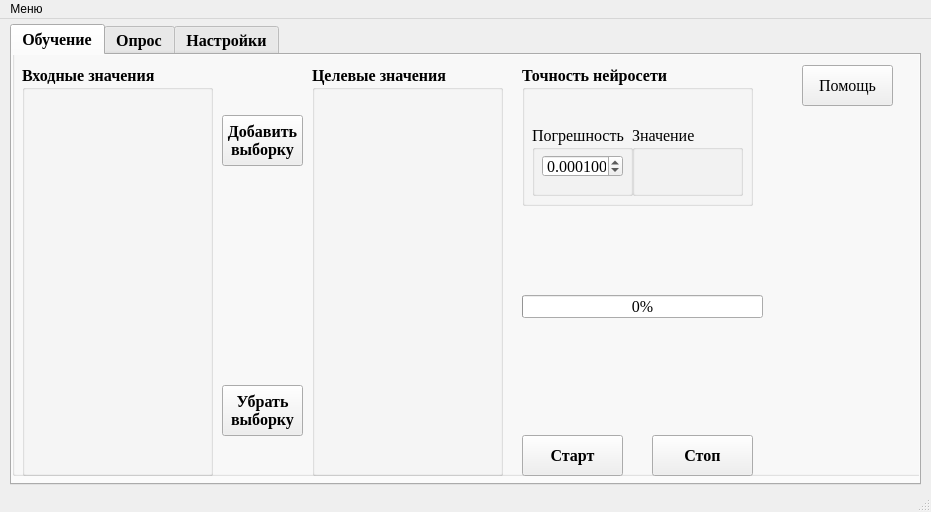
<?xml version="1.0" encoding="UTF-8"?>
<ui version="4.0">
 <class>MainWindow</class>
 <widget class="QMainWindow" name="MainWindow">
  <property name="geometry">
   <rect>
    <x>0</x>
    <y>0</y>
    <width>931</width>
    <height>512</height>
   </rect>
  </property>
  <property name="maximumSize">
   <size>
    <width>1920</width>
    <height>1080</height>
   </size>
  </property>
  <property name="sizeIncrement">
   <size>
    <width>5</width>
    <height>5</height>
   </size>
  </property>
  <property name="windowTitle">
   <string>NeuralNetwork</string>
  </property>
  <property name="windowIcon">
   <iconset>
    <normaloff>resources/icon.png</normaloff>resources/icon.png</iconset>
  </property>
  <property name="styleSheet">
   <string notr="true"/>
  </property>
  <property name="toolButtonStyle">
   <enum>Qt::ToolButtonTextUnderIcon</enum>
  </property>
  <widget class="QWidget" name="centralwidget">
   <widget class="QWidget" name="gridLayoutWidget">
    <property name="geometry">
     <rect>
      <x>10</x>
      <y>0</y>
      <width>911</width>
      <height>471</height>
     </rect>
    </property>
    <layout class="QGridLayout" name="gridLayout_2">
     <item row="0" column="0">
      <widget class="QTabWidget" name="tabWidget_2">
       <property name="sizePolicy">
        <sizepolicy hsizetype="Expanding" vsizetype="Expanding">
         <horstretch>0</horstretch>
         <verstretch>0</verstretch>
        </sizepolicy>
       </property>
       <property name="maximumSize">
        <size>
         <width>1151</width>
         <height>461</height>
        </size>
       </property>
       <property name="font">
        <font>
         <family>Times New Roman</family>
         <pointsize>12</pointsize>
         <weight>75</weight>
         <bold>true</bold>
        </font>
       </property>
       <property name="tabShape">
        <enum>QTabWidget::Rounded</enum>
       </property>
       <property name="currentIndex">
        <number>0</number>
       </property>
       <property name="elideMode">
        <enum>Qt::ElideLeft</enum>
       </property>
       <property name="documentMode">
        <bool>false</bool>
       </property>
       <property name="tabsClosable">
        <bool>false</bool>
       </property>
       <property name="movable">
        <bool>false</bool>
       </property>
       <property name="tabBarAutoHide">
        <bool>false</bool>
       </property>
       <widget class="QWidget" name="tab_3">
        <attribute name="title">
         <string>Обучение</string>
        </attribute>
        <widget class="QGroupBox" name="groupBox_2">
         <property name="geometry">
          <rect>
           <x>0</x>
           <y>-10</y>
           <width>1151</width>
           <height>431</height>
          </rect>
         </property>
         <property name="title">
          <string/>
         </property>
         <property name="flat">
          <bool>true</bool>
         </property>
         <widget class="QGroupBox" name="inputValuesBox">
          <property name="geometry">
           <rect>
            <x>10</x>
            <y>20</y>
            <width>191</width>
            <height>411</height>
           </rect>
          </property>
          <property name="font">
           <font>
            <family>Times New Roman</family>
            <pointsize>12</pointsize>
            <weight>75</weight>
            <bold>true</bold>
           </font>
          </property>
          <property name="title">
           <string>Входные значения</string>
          </property>
         </widget>
         <widget class="QGroupBox" name="targetValBox">
          <property name="geometry">
           <rect>
            <x>300</x>
            <y>20</y>
            <width>191</width>
            <height>411</height>
           </rect>
          </property>
          <property name="font">
           <font>
            <family>Times New Roman</family>
            <pointsize>12</pointsize>
            <weight>75</weight>
            <bold>true</bold>
           </font>
          </property>
          <property name="title">
           <string>Целевые значения</string>
          </property>
         </widget>
         <widget class="QPushButton" name="learnStartBtn">
          <property name="geometry">
           <rect>
            <x>510</x>
            <y>390</y>
            <width>101</width>
            <height>41</height>
           </rect>
          </property>
          <property name="maximumSize">
           <size>
            <width>101</width>
            <height>41</height>
           </size>
          </property>
          <property name="font">
           <font>
            <family>Times New Roman</family>
            <pointsize>12</pointsize>
            <weight>75</weight>
            <bold>true</bold>
           </font>
          </property>
          <property name="text">
           <string>Старт</string>
          </property>
         </widget>
         <widget class="QPushButton" name="StopBtn">
          <property name="geometry">
           <rect>
            <x>640</x>
            <y>390</y>
            <width>101</width>
            <height>41</height>
           </rect>
          </property>
          <property name="font">
           <font>
            <family>Times New Roman</family>
            <pointsize>12</pointsize>
            <weight>75</weight>
            <bold>true</bold>
           </font>
          </property>
          <property name="text">
           <string>Стоп</string>
          </property>
         </widget>
         <widget class="QGroupBox" name="performanceBox">
          <property name="geometry">
           <rect>
            <x>510</x>
            <y>20</y>
            <width>231</width>
            <height>141</height>
           </rect>
          </property>
          <property name="sizePolicy">
           <sizepolicy hsizetype="Fixed" vsizetype="Fixed">
            <horstretch>0</horstretch>
            <verstretch>0</verstretch>
           </sizepolicy>
          </property>
          <property name="maximumSize">
           <size>
            <width>10000</width>
            <height>100000</height>
           </size>
          </property>
          <property name="font">
           <font>
            <family>Times New Roman</family>
            <pointsize>12</pointsize>
            <weight>75</weight>
            <bold>true</bold>
           </font>
          </property>
          <property name="autoFillBackground">
           <bool>false</bool>
          </property>
          <property name="title">
           <string>Точность нейросети</string>
          </property>
          <widget class="QGroupBox" name="groupBox_4">
           <property name="geometry">
            <rect>
             <x>10</x>
             <y>60</y>
             <width>101</width>
             <height>71</height>
            </rect>
           </property>
           <property name="maximumSize">
            <size>
             <width>10000</width>
             <height>10000</height>
            </size>
           </property>
           <property name="font">
            <font>
             <weight>50</weight>
             <bold>false</bold>
            </font>
           </property>
           <property name="title">
            <string>Погрешность</string>
           </property>
           <widget class="QDoubleSpinBox" name="errorBox">
            <property name="geometry">
             <rect>
              <x>10</x>
              <y>30</y>
              <width>81</width>
              <height>22</height>
             </rect>
            </property>
            <property name="maximumSize">
             <size>
              <width>81</width>
              <height>22</height>
             </size>
            </property>
            <property name="wrapping">
             <bool>false</bool>
            </property>
            <property name="showGroupSeparator" stdset="0">
             <bool>false</bool>
            </property>
            <property name="decimals">
             <number>6</number>
            </property>
            <property name="minimum">
             <double>0.000000000000000</double>
            </property>
            <property name="maximum">
             <double>0.200000000000000</double>
            </property>
            <property name="singleStep">
             <double>0.000100000000000</double>
            </property>
            <property name="value">
             <double>0.000100000000000</double>
            </property>
           </widget>
          </widget>
          <widget class="QGroupBox" name="groupBox_5">
           <property name="geometry">
            <rect>
             <x>110</x>
             <y>60</y>
             <width>111</width>
             <height>71</height>
            </rect>
           </property>
           <property name="font">
            <font>
             <weight>50</weight>
             <bold>false</bold>
            </font>
           </property>
           <property name="title">
            <string>Значение</string>
           </property>
           <widget class="QLabel" name="performanceLabel">
            <property name="geometry">
             <rect>
              <x>16</x>
              <y>22</y>
              <width>81</width>
              <height>31</height>
             </rect>
            </property>
            <property name="maximumSize">
             <size>
              <width>81</width>
              <height>31</height>
             </size>
            </property>
            <property name="font">
             <font>
              <weight>50</weight>
              <bold>false</bold>
             </font>
            </property>
            <property name="text">
             <string/>
            </property>
           </widget>
          </widget>
         </widget>
         <widget class="QProgressBar" name="progressBar">
          <property name="geometry">
           <rect>
            <x>510</x>
            <y>250</y>
            <width>241</width>
            <height>23</height>
           </rect>
          </property>
          <property name="maximumSize">
           <size>
            <width>1000</width>
            <height>1000</height>
           </size>
          </property>
          <property name="font">
           <font>
            <pointsize>12</pointsize>
            <weight>50</weight>
            <bold>false</bold>
           </font>
          </property>
          <property name="value">
           <number>0</number>
          </property>
         </widget>
         <widget class="QPushButton" name="learnHelpBtn">
          <property name="geometry">
           <rect>
            <x>790</x>
            <y>20</y>
            <width>91</width>
            <height>41</height>
           </rect>
          </property>
          <property name="maximumSize">
           <size>
            <width>91</width>
            <height>41</height>
           </size>
          </property>
          <property name="font">
           <font>
            <family>Times New Roman</family>
            <pointsize>12</pointsize>
            <weight>50</weight>
            <bold>false</bold>
           </font>
          </property>
          <property name="text">
           <string>Помощь</string>
          </property>
         </widget>
         <widget class="QPushButton" name="addViborkaBtn">
          <property name="geometry">
           <rect>
            <x>210</x>
            <y>70</y>
            <width>81</width>
            <height>51</height>
           </rect>
          </property>
          <property name="font">
           <font>
            <family>Times New Roman</family>
            <pointsize>12</pointsize>
            <weight>75</weight>
            <bold>true</bold>
           </font>
          </property>
          <property name="text">
           <string>Добавить
выборку</string>
          </property>
         </widget>
         <widget class="QPushButton" name="deleteViborkaBtn">
          <property name="geometry">
           <rect>
            <x>210</x>
            <y>340</y>
            <width>81</width>
            <height>51</height>
           </rect>
          </property>
          <property name="font">
           <font>
            <family>Times New Roman</family>
            <pointsize>12</pointsize>
            <weight>75</weight>
            <bold>true</bold>
           </font>
          </property>
          <property name="text">
           <string>Убрать
выборку</string>
          </property>
         </widget>
        </widget>
       </widget>
       <widget class="QWidget" name="tab_4">
        <attribute name="title">
         <string>Опрос</string>
        </attribute>
        <widget class="QGroupBox" name="targetValBox_2">
         <property name="geometry">
          <rect>
           <x>300</x>
           <y>10</y>
           <width>371</width>
           <height>411</height>
          </rect>
         </property>
         <property name="font">
          <font>
           <family>Times New Roman</family>
           <pointsize>12</pointsize>
           <weight>75</weight>
           <bold>true</bold>
          </font>
         </property>
         <property name="title">
          <string>Выходное значение</string>
         </property>
         <widget class="QLabel" name="outputLabel">
          <property name="geometry">
           <rect>
            <x>10</x>
            <y>30</y>
            <width>351</width>
            <height>381</height>
           </rect>
          </property>
          <property name="font">
           <font>
            <family>Unispace</family>
            <pointsize>12</pointsize>
            <weight>75</weight>
            <bold>true</bold>
           </font>
          </property>
          <property name="frameShape">
           <enum>QFrame::StyledPanel</enum>
          </property>
          <property name="text">
           <string/>
          </property>
         </widget>
        </widget>
        <widget class="QGroupBox" name="queryInputValuesBox">
         <property name="geometry">
          <rect>
           <x>10</x>
           <y>10</y>
           <width>191</width>
           <height>411</height>
          </rect>
         </property>
         <property name="font">
          <font>
           <family>Times New Roman</family>
           <pointsize>12</pointsize>
           <weight>75</weight>
           <bold>true</bold>
          </font>
         </property>
         <property name="title">
          <string>Входные значения</string>
         </property>
         <property name="flat">
          <bool>false</bool>
         </property>
         <property name="checkable">
          <bool>false</bool>
         </property>
        </widget>
        <widget class="QPushButton" name="addQueryViborkaBtn">
         <property name="geometry">
          <rect>
           <x>210</x>
           <y>60</y>
           <width>81</width>
           <height>51</height>
          </rect>
         </property>
         <property name="font">
          <font>
           <family>Times New Roman</family>
           <pointsize>12</pointsize>
           <weight>75</weight>
           <bold>true</bold>
          </font>
         </property>
         <property name="text">
          <string>Добавить
выборку</string>
         </property>
        </widget>
        <widget class="QPushButton" name="deleteQueryViborkaBtn">
         <property name="geometry">
          <rect>
           <x>210</x>
           <y>330</y>
           <width>81</width>
           <height>51</height>
          </rect>
         </property>
         <property name="font">
          <font>
           <family>Times New Roman</family>
           <pointsize>12</pointsize>
           <weight>75</weight>
           <bold>true</bold>
          </font>
         </property>
         <property name="text">
          <string>Убрать
выборку</string>
         </property>
        </widget>
        <widget class="QPushButton" name="queryHelpBtn">
         <property name="geometry">
          <rect>
           <x>790</x>
           <y>10</y>
           <width>91</width>
           <height>41</height>
          </rect>
         </property>
         <property name="font">
          <font>
           <family>Times New Roman</family>
           <pointsize>12</pointsize>
           <weight>50</weight>
           <bold>false</bold>
          </font>
         </property>
         <property name="text">
          <string>Помощь</string>
         </property>
        </widget>
        <widget class="QPushButton" name="queryBtn">
         <property name="geometry">
          <rect>
           <x>690</x>
           <y>190</y>
           <width>101</width>
           <height>41</height>
          </rect>
         </property>
         <property name="font">
          <font>
           <family>Times New Roman</family>
           <pointsize>12</pointsize>
           <weight>75</weight>
           <bold>true</bold>
          </font>
         </property>
         <property name="text">
          <string>Опрос</string>
         </property>
         <property name="flat">
          <bool>false</bool>
         </property>
        </widget>
       </widget>
       <widget class="QWidget" name="tab">
        <attribute name="title">
         <string>Настройки</string>
        </attribute>
        <widget class="QGroupBox" name="groupBoxLink">
         <property name="geometry">
          <rect>
           <x>10</x>
           <y>-10</y>
           <width>891</width>
           <height>441</height>
          </rect>
         </property>
         <property name="font">
          <font>
           <family>Times New Roman</family>
           <pointsize>10</pointsize>
           <weight>50</weight>
           <bold>false</bold>
          </font>
         </property>
         <property name="title">
          <string/>
         </property>
         <property name="flat">
          <bool>true</bool>
         </property>
         <widget class="QGroupBox" name="epochsGroupBox">
          <property name="geometry">
           <rect>
            <x>20</x>
            <y>160</y>
            <width>201</width>
            <height>61</height>
           </rect>
          </property>
          <property name="font">
           <font>
            <pointsize>10</pointsize>
            <weight>50</weight>
            <bold>false</bold>
           </font>
          </property>
          <property name="title">
           <string>Количество эпох</string>
          </property>
          <widget class="QTextEdit" name="epochsCount">
           <property name="geometry">
            <rect>
             <x>10</x>
             <y>20</y>
             <width>51</width>
             <height>31</height>
            </rect>
           </property>
          </widget>
         </widget>
         <widget class="QPushButton" name="epochsLoopsBtn">
          <property name="geometry">
           <rect>
            <x>330</x>
            <y>240</y>
            <width>121</width>
            <height>41</height>
           </rect>
          </property>
          <property name="font">
           <font>
            <pointsize>12</pointsize>
            <weight>50</weight>
            <bold>false</bold>
           </font>
          </property>
          <property name="text">
           <string>Изменить</string>
          </property>
         </widget>
         <widget class="Line" name="line">
          <property name="geometry">
           <rect>
            <x>10</x>
            <y>10</y>
            <width>491</width>
            <height>20</height>
           </rect>
          </property>
          <property name="orientation">
           <enum>Qt::Horizontal</enum>
          </property>
         </widget>
         <widget class="Line" name="line_2">
          <property name="geometry">
           <rect>
            <x>490</x>
            <y>20</y>
            <width>20</width>
            <height>390</height>
           </rect>
          </property>
          <property name="orientation">
           <enum>Qt::Vertical</enum>
          </property>
         </widget>
         <widget class="Line" name="line_3">
          <property name="geometry">
           <rect>
            <x>10</x>
            <y>400</y>
            <width>490</width>
            <height>20</height>
           </rect>
          </property>
          <property name="orientation">
           <enum>Qt::Horizontal</enum>
          </property>
         </widget>
         <widget class="Line" name="line_5">
          <property name="geometry">
           <rect>
            <x>0</x>
            <y>20</y>
            <width>20</width>
            <height>390</height>
           </rect>
          </property>
          <property name="orientation">
           <enum>Qt::Vertical</enum>
          </property>
         </widget>
         <widget class="QPushButton" name="RerandWeightsBtn">
          <property name="geometry">
           <rect>
            <x>170</x>
            <y>330</y>
            <width>151</width>
            <height>51</height>
           </rect>
          </property>
          <property name="font">
           <font>
            <family>Times New Roman</family>
            <pointsize>12</pointsize>
            <weight>50</weight>
            <bold>false</bold>
           </font>
          </property>
          <property name="text">
           <string>Сгенерировать
новые веса</string>
          </property>
         </widget>
         <widget class="QPushButton" name="SaveWeightsBtn">
          <property name="geometry">
           <rect>
            <x>400</x>
            <y>310</y>
            <width>91</width>
            <height>41</height>
           </rect>
          </property>
          <property name="font">
           <font>
            <pointsize>12</pointsize>
            <weight>50</weight>
            <bold>false</bold>
           </font>
          </property>
          <property name="text">
           <string>Сохранить
веса</string>
          </property>
         </widget>
         <widget class="QPushButton" name="LoadWeightsBtn">
          <property name="geometry">
           <rect>
            <x>400</x>
            <y>360</y>
            <width>91</width>
            <height>41</height>
           </rect>
          </property>
          <property name="font">
           <font>
            <pointsize>12</pointsize>
            <weight>50</weight>
            <bold>false</bold>
           </font>
          </property>
          <property name="text">
           <string>Загрузить
веса</string>
          </property>
         </widget>
         <widget class="QPushButton" name="clearBtn">
          <property name="geometry">
           <rect>
            <x>20</x>
            <y>330</y>
            <width>101</width>
            <height>51</height>
           </rect>
          </property>
          <property name="font">
           <font>
            <family>Times New Roman</family>
            <pointsize>12</pointsize>
            <weight>50</weight>
            <bold>false</bold>
           </font>
          </property>
          <property name="text">
           <string>Сбросить
параметры</string>
          </property>
         </widget>
         <widget class="QGroupBox" name="groupBox_3">
          <property name="geometry">
           <rect>
            <x>20</x>
            <y>230</y>
            <width>201</width>
            <height>61</height>
           </rect>
          </property>
          <property name="font">
           <font>
            <pointsize>10</pointsize>
            <weight>50</weight>
            <bold>false</bold>
           </font>
          </property>
          <property name="title">
           <string>Коэффициент обучения</string>
          </property>
          <widget class="QTextEdit" name="learnRateBox">
           <property name="geometry">
            <rect>
             <x>10</x>
             <y>20</y>
             <width>51</width>
             <height>31</height>
            </rect>
           </property>
          </widget>
         </widget>
         <widget class="QPushButton" name="settingsHelpBtn">
          <property name="geometry">
           <rect>
            <x>780</x>
            <y>20</y>
            <width>91</width>
            <height>41</height>
           </rect>
          </property>
          <property name="font">
           <font>
            <family>Times New Roman</family>
            <pointsize>12</pointsize>
            <weight>50</weight>
            <bold>false</bold>
           </font>
          </property>
          <property name="text">
           <string>Помощь</string>
          </property>
         </widget>
         <widget class="QGroupBox" name="groupBox_6">
          <property name="geometry">
           <rect>
            <x>20</x>
            <y>30</y>
            <width>211</width>
            <height>61</height>
           </rect>
          </property>
          <property name="title">
           <string>Количество входных значений</string>
          </property>
          <widget class="QTextEdit" name="hNodesIn">
           <property name="geometry">
            <rect>
             <x>10</x>
             <y>20</y>
             <width>51</width>
             <height>31</height>
            </rect>
           </property>
          </widget>
         </widget>
         <widget class="QGroupBox" name="groupBox_7">
          <property name="geometry">
           <rect>
            <x>20</x>
            <y>90</y>
            <width>211</width>
            <height>61</height>
           </rect>
          </property>
          <property name="title">
           <string>Количество выходных значений</string>
          </property>
          <widget class="QTextEdit" name="oNodesIn">
           <property name="geometry">
            <rect>
             <x>10</x>
             <y>20</y>
             <width>51</width>
             <height>31</height>
            </rect>
           </property>
          </widget>
         </widget>
         <widget class="QGroupBox" name="groupBox_8">
          <property name="geometry">
           <rect>
            <x>280</x>
            <y>30</y>
            <width>201</width>
            <height>61</height>
           </rect>
          </property>
          <property name="title">
           <string>Количество нейронов в 1-м слое</string>
          </property>
          <widget class="QTextEdit" name="hiddenLayerCount1">
           <property name="geometry">
            <rect>
             <x>10</x>
             <y>20</y>
             <width>51</width>
             <height>31</height>
            </rect>
           </property>
          </widget>
         </widget>
         <widget class="QGroupBox" name="groupBox_9">
          <property name="geometry">
           <rect>
            <x>280</x>
            <y>90</y>
            <width>201</width>
            <height>61</height>
           </rect>
          </property>
          <property name="title">
           <string>Количество нейронов во 2-м слое</string>
          </property>
          <widget class="QTextEdit" name="HiddenLayerCount2">
           <property name="geometry">
            <rect>
             <x>10</x>
             <y>20</y>
             <width>51</width>
             <height>31</height>
            </rect>
           </property>
          </widget>
         </widget>
         <widget class="QGroupBox" name="groupBox">
          <property name="geometry">
           <rect>
            <x>280</x>
            <y>160</y>
            <width>201</width>
            <height>61</height>
           </rect>
          </property>
          <property name="font">
           <font>
            <pointsize>10</pointsize>
            <weight>50</weight>
            <bold>false</bold>
           </font>
          </property>
          <property name="title">
           <string>Количество циклов обучения</string>
          </property>
          <widget class="QTextEdit" name="loopCount">
           <property name="geometry">
            <rect>
             <x>10</x>
             <y>20</y>
             <width>51</width>
             <height>31</height>
            </rect>
           </property>
          </widget>
         </widget>
         <widget class="Line" name="line_4">
          <property name="geometry">
           <rect>
            <x>10</x>
            <y>290</y>
            <width>490</width>
            <height>20</height>
           </rect>
          </property>
          <property name="orientation">
           <enum>Qt::Horizontal</enum>
          </property>
         </widget>
         <widget class="Line" name="line_6">
          <property name="geometry">
           <rect>
            <x>120</x>
            <y>299</y>
            <width>20</width>
            <height>111</height>
           </rect>
          </property>
          <property name="orientation">
           <enum>Qt::Vertical</enum>
          </property>
         </widget>
         <zorder>epochsGroupBox</zorder>
         <zorder>line</zorder>
         <zorder>line_2</zorder>
         <zorder>line_3</zorder>
         <zorder>line_5</zorder>
         <zorder>SaveWeightsBtn</zorder>
         <zorder>LoadWeightsBtn</zorder>
         <zorder>epochsLoopsBtn</zorder>
         <zorder>RerandWeightsBtn</zorder>
         <zorder>clearBtn</zorder>
         <zorder>groupBox_3</zorder>
         <zorder>settingsHelpBtn</zorder>
         <zorder>groupBox_6</zorder>
         <zorder>groupBox_7</zorder>
         <zorder>groupBox_8</zorder>
         <zorder>groupBox_9</zorder>
         <zorder>groupBox</zorder>
         <zorder>line_4</zorder>
         <zorder>line_6</zorder>
        </widget>
       </widget>
      </widget>
     </item>
    </layout>
   </widget>
  </widget>
  <widget class="QMenuBar" name="menubar">
   <property name="geometry">
    <rect>
     <x>0</x>
     <y>0</y>
     <width>931</width>
     <height>21</height>
    </rect>
   </property>
   <widget class="QMenu" name="menu">
    <property name="title">
     <string>Меню</string>
    </property>
    <addaction name="loadFromFile"/>
    <addaction name="currentParamBtn"/>
    <addaction name="separator"/>
    <addaction name="FAQbtn"/>
    <addaction name="separator"/>
    <addaction name="exitAction_2"/>
   </widget>
   <addaction name="menu"/>
  </widget>
  <widget class="QStatusBar" name="statusbar"/>
  <action name="loadFromFile">
   <property name="text">
    <string>Загрузить внешний файл(.txt, .xlsx)</string>
   </property>
  </action>
  <action name="currentParamBtn">
   <property name="text">
    <string>Просмотреть текущие параметры</string>
   </property>
  </action>
  <action name="FAQbtn">
   <property name="text">
    <string>О программе</string>
   </property>
  </action>
  <action name="exitAction_2">
   <property name="text">
    <string>Закрыть программу</string>
   </property>
  </action>
 </widget>
 <resources/>
 <connections/>
</ui>
